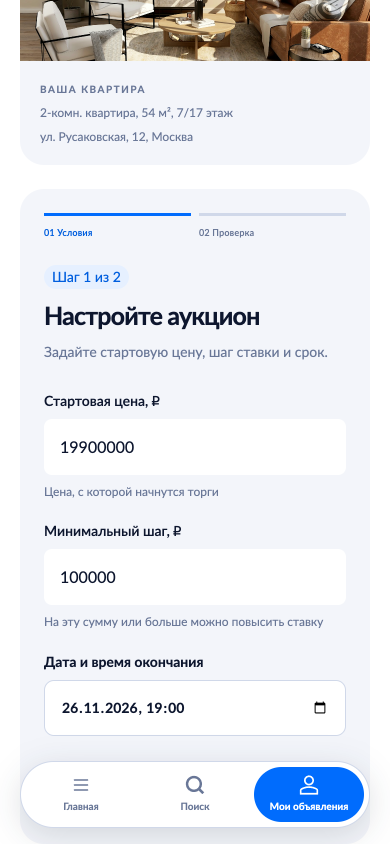
#> input picture motion/auction-promo/screens/conditions.png, 780 x 1688 px (shown at 1/2 size); its folder holds 4 pictures in this run
$ python prepare.py
#> lines starting #> are read from the running program, lines starting #| are printed output that depends on the picture
from pathlib import Path
from PIL import Image
root=Path(__file__).resolve().parent
(root/'assets').mkdir(exist_ok=True)
boxes={'conditions':(40,378,740,1490),'review':(40,62,740,1290),'published':(40,160,740,1450),'apartment':(0,0,780,1688),'bid':(40,220,740,1470),'pending':(40,220,740,1470),'accepted':(40,220,740,1130)}
for i in range(1,9): boxes[f'type-{i}']=boxes['bid']
for name,box in boxes.items(): Image.open(root/'screens'/f'{name}.png').crop(box).save(root/'assets'/f'{name}.png')
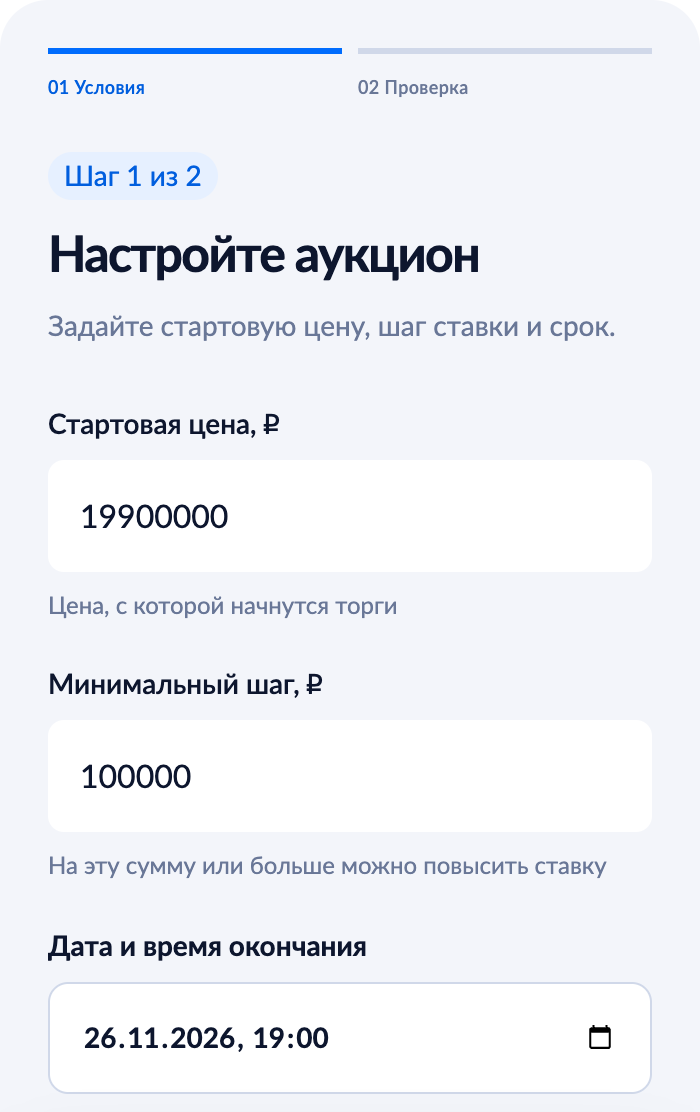
#> saved as conditions.png: PIL image 700x1112 RGB; mean R, G, B 238.2, 240.4, 245.6
#> (the run stopped early here; a loop or call above may not have finished)
